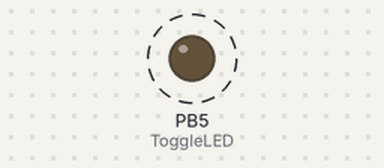
A program run on a simulated ATmega32, built with avr-gcc and emulated at 8 MHz. On the bench: output pins drawn as LEDs (lit = HIGH). Dashed ring = blinking.

Above: at 0.5 s.
Timing chart, 0 to 4.6 s (numbered marks = the images above):
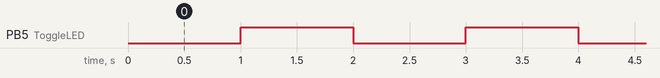

Measured:
- by itself, PB5 (ToggleLED): alternates HIGH for 1.0 s and LOW for 1.0 s

The program:

main.c
```c
#include "../LIB/STD_TYPES.h"
#include "../LIB/BIT_MATH.h"
#include <avr/io.h>
#include <avr/interrupt.h>
#include "util/delay.h"
#include "../MCAL/DIO_Interface.h"
#include "../MCAL/GIE_Interface.h"
#include "../MCAL/Timer0_Interface.h"

// Function to toggle the LED
void ToggleLED(void);

int main(void) {
    // Set LED pin as output
    DIO_voidSetPinDirection(DIO_PORTB, DIO_PIN5, DIO_OUTPUT);

    TIMER2_voidTimer2CTCInit(1);
    TIMER2_voidTimer2CTCSetCallBack(ToggleLED);

    // Enable global interrupts
    GIE_voidEnable();

    while (1) {
    }

    return 0;
}

void ToggleLED(void) {
    DIO_voidTogglePinValue(DIO_PORTB, DIO_PIN5);
}
```

BIT_MATH.h
```c
/* File Guard */
#ifndef BIT_MATH_H
#define BIT_MATH_H

#define SET_BIT(VAR,BITNO)            VAR = VAR | (1<<BITNO)
#define CLR_BIT(VAR,BITNO)            VAR = VAR & (~(1<<BITNO))
#define GET_BIT(VAR,BITNO)            ((VAR>>BITNO)&1)
#define TOG_BIT(VAR,BITNO)            VAR = VAR ^ (1<<BITNO)


#endif
```

STD_TYPES.h
```c
/* File Guard */
#ifndef STD_TYPES_H
#define STD_TYPES_H

typedef signed char            s8;
typedef unsigned char          u8;

typedef signed short int       s16;
typedef unsigned short int     u16;

typedef signed long int        s32;
typedef unsigned long int      u32;

typedef signed long long int   s64;
typedef unsigned long long int u64;

typedef float                  f32;
typedef double                 f64;
typedef long double            f128;

#endif
```

DIO_Interface.h
```c
#ifndef DIO_INTERFACE_H
#define DIO_INTERFACE_H

/*Macros for Direction*/
#define  DIO_OUTPUT   		1
#define  DIO_INPUT    		0

/*Macros for Values*/
#define 	 DIO_HIGH      	1
#define 	 DIO_LOW       	0

/*Macros for Port number*/
#define 	 DIO_PORTA	  	0
#define 	 DIO_PORTB	  	1
#define 	 DIO_PORTC	  	2
#define 	 DIO_PORTD	  	3

/*Macros for Port number*/
#define 	 DIO_PIN0	  0
#define 	 DIO_PIN1	  1
#define 	 DIO_PIN2	  2
#define 	 DIO_PIN3	  3
#define 	 DIO_PIN4	  4
#define 	 DIO_PIN5	  5
#define 	 DIO_PIN6	  6
#define 	 DIO_PIN7	  7


void DIO_voidSetPinDirection(u8 copy_u8port, u8 copy_u8pin, u8 copy_u8Direction);

void DIO_voidSetPinValue(u8 copy_u8port, u8 copy_u8pin, u8 copy_u8Value);

u8 DIO_u8GetPinValue(u8 copy_u8port, u8 copy_u8pin);

void DIO_voidSetPortDirection(u8 copy_u8port, u8 copy_u8Direction);

void DIO_voidSetPortValue(u8 copy_u8port, u8 copy_u8Value);

void DIO_voidTogglePinValue(u8 copy_u8port,u8 copy_u8Pin);


#endif
```

DIO_Program.c
```c
#include"../LIB/BIT_MATH.h"
#include"../LIB/STD_TYPES.h"
#include<avr/io.h>
#include"DIO_Interface.h"


void DIO_voidSetPinDirection(u8 copy_u8port, u8 copy_u8pin, u8 copy_u8Direction)
{
	if(copy_u8Direction == 1)
	{
		switch(copy_u8port)
		{
			case 0 : SET_BIT(DDRA,copy_u8pin); break;
			case 1 : SET_BIT(DDRB,copy_u8pin); break;
			case 2 : SET_BIT(DDRC,copy_u8pin); break;
			case 3 : SET_BIT(DDRD,copy_u8pin); break;
		}

	}
	else if(copy_u8Direction == 0)
	{
		switch(copy_u8port)
		{
			case 0 : CLR_BIT(DDRA,copy_u8pin); break;
			case 1 : CLR_BIT(DDRB,copy_u8pin); break;
			case 2 : CLR_BIT(DDRC,copy_u8pin); break;
			case 3 : CLR_BIT(DDRD,copy_u8pin); break;
		}
	}
}

void DIO_voidSetPinValue(u8 copy_u8port, u8 copy_u8pin, u8 copy_u8Value)
{
	if(copy_u8Value == 1)
	{
		switch(copy_u8port)
		{
			case 0 : SET_BIT(PORTA,copy_u8pin); break;
			case 1 : SET_BIT(PORTB,copy_u8pin); break;
			case 2 : SET_BIT(PORTC,copy_u8pin); break;
			case 3 : SET_BIT(PORTD,copy_u8pin); break;
		}

	}
	else if(copy_u8Value == 0)
	{
		switch(copy_u8port)
		{
			case 0 : CLR_BIT(PORTA,copy_u8pin); break;
			case 1 : CLR_BIT(PORTB,copy_u8pin); break;
			case 2 : CLR_BIT(PORTC,copy_u8pin); break;
			case 3 : CLR_BIT(PORTD,copy_u8pin); break;
		}
	}


}

u8 DIO_u8GetPinValue(u8 copy_u8port, u8 copy_u8pin)
{
	switch(copy_u8port)
	{
		case 0 : return GET_BIT(PINA,copy_u8pin); break;
		case 1 : return GET_BIT(PINB,copy_u8pin); break;
		case 2 : return GET_BIT(PINC,copy_u8pin); break;
		case 3 : return GET_BIT(PIND,copy_u8pin); break;
	}

}

void DIO_voidSetPortDirection(u8 copy_u8port, u8 copy_u8Direction)
{
	switch(copy_u8port)
	{
		case 0 : DDRA = copy_u8Direction; break;
		case 1 : DDRB = copy_u8Direction; break;
		case 2 : DDRC = copy_u8Direction; break;
		case 3 : DDRD = copy_u8Direction; break;
	}

}

void DIO_voidSetPortValue(u8 copy_u8port, u8 copy_u8Value)
{
	switch(copy_u8port)
	{
		case 0 : PORTA = copy_u8Value; break;
		case 1 : PORTB = copy_u8Value; break;
		case 2 : PORTC = copy_u8Value; break;
		case 3 : PORTD = copy_u8Value; break;
	}
}

void DIO_voidTogglePinValue(u8 copy_u8port,u8 copy_u8Pin)
{

	switch(copy_u8port)
	{
		case 0 :  TOG_BIT(PORTA,copy_u8Pin); break;
		case 1 :  TOG_BIT(PORTB,copy_u8Pin); break;
		case 2 :  TOG_BIT(PORTC,copy_u8Pin); break;
		case 3 :  TOG_BIT(PORTD,copy_u8Pin); break;
	}
}
```

GIE_Interface.h
```c
#ifndef GIE_INTERFACE_H
#define GIE_INTERFACE_H


void GIE_voidEnable(void);

void GIE_voidDisable(void);
#endif
```

GIE_Program.c
```c
#include "../LIB/STD_TYPES.h"
#include "../LIB/BIT_MATH.h"
#include <avr/io.h>
#include "DIO_Interface.h"

void GIE_voidEnable(void)
{
	SET_BIT(SREG, DIO_PIN7);
}

void GIE_voidDisable(void)
{
	CLR_BIT(SREG, DIO_PIN7);
}
```

Timer0_Interface.h
```c
#ifndef		TIMER0_H_
#define 	TIMER0_H_


void TIMER0_voidTimer0OVFInit(f32 COPY_f32TimeInSec);
void TIMER0_voidTimer0CTCInit(f32 COPY_f32TimeInSec);

void TIMER0_voidTimer0OVFSetCallBack (void (*Copy_PFvoidTimer0OVF) (void));
void TIMER0_voidTimer0CTCSetCallBack (void (*Copy_PFvoidTimer0CTC) (void));

void TIMER2_voidTimer2OVFInit(f32 COPY_f32TimeInSec);
void TIMER2_voidTimer2CTCInit(f32 COPY_f32TimeInSec);

void TIMER2_voidTimer2OVFSetCallBack (void (*Copy_PFvoidTimer2OVF) (void));
void TIMER2_voidTimer2CTCSetCallBack (void (*Copy_PFvoidTimer2CTC) (void));

#endif
```

Timer0_Program.c
```c
#include"../LIB/BIT_MATH.h"
#include"../LIB/STD_TYPES.h"
#include <avr/io.h>
#include <avr/interrupt.h>
#include <math.h>
#include "DIO_Interface.h"
#include "Timer0_Interface.h"

static void (*TIMER_PFTimer0OVF) (void) ;
static void (*TIMER_PFTimer0CTC) (void) ;
static void (*TIMER_PFTimer2OVF) (void) ;
static void (*TIMER_PFTimer2CTC) (void) ;
u16 COPY_u16LapsT0;
u8 COPY_u8IntialTicksT0;
u16 COPY_u16LapsT2;
u8 COPY_u8IntialTicksT2;
void TIMER0_voidTimer0OVFInit(f32 COPY_f32TimeInSec)
{
	/* Choose Normal mode */
	CLR_BIT(TCCR0 , WGM00);
	CLR_BIT(TCCR0 , WGM01);

	/* Enable Timer/Counter0 Overflow */
	SET_BIT(TIMSK , TOIE0);

	/* Determine no. of LAPS */
	f32 COPY_u16LapsT0WithDec = COPY_f32TimeInSec * 1000000 / 256;
	COPY_u16LapsT0 = ceil(COPY_u16LapsT0WithDec);

	/* Initial Preload value with Desired Time */
	u16 COPY_u16INTPART = (int)COPY_u16LapsT0WithDec;

	COPY_u8IntialTicksT0 = (256 - (u8)(COPY_u16LapsT0WithDec - COPY_u16INTPART) * 256);
	TCNT0 = COPY_u8IntialTicksT0;

	/* Select clock " CLK \ 8" ==> Prescaler */
	CLR_BIT(TCCR0 , CS00);
	SET_BIT(TCCR0 , CS01);
	CLR_BIT(TCCR0 , CS02);

}

void TIMER0_voidTimer0CTCInit(f32 COPY_f32TimeInSec)
{
	/* Choose CTC mode */
	CLR_BIT(TCCR0 , WGM00);
	SET_BIT(TCCR0 , WGM01);

	/* Enable Timer/Counter0 CTC AND OVF */
	SET_BIT(TIMSK , OCIE0);

	/* Determine no. of LAPS */
	COPY_u16LapsT0 = COPY_f32TimeInSec * 10000;

	/* Initial Preload value with Desired Time */
	OCR0 = 99;

	/*Select clock " CLK \ 8" ==> Prescaler */
	CLR_BIT(TCCR0 , CS00);
	SET_BIT(TCCR0 , CS01);
	CLR_BIT(TCCR0 , CS02);

}

void TIMER0_voidTimer0OVFSetCallBack (void (*Copy_PFvoidTimer0OVF)(void))
{
	TIMER_PFTimer0OVF = Copy_PFvoidTimer0OVF ;
}

void TIMER0_voidTimer0CTCSetCallBack (void (*Copy_PFvoidTimer0CTC) (void))
{
	TIMER_PFTimer0CTC = Copy_PFvoidTimer0CTC ;
}

ISR (TIMER0_OVF_vect)
{
	static u16 Local_u8OVFCounter = 0 ;
	Local_u8OVFCounter ++ ;
	if (Local_u8OVFCounter == COPY_u16LapsT0)
	{
		/* Clear Local_u8OVFCounter */
		Local_u8OVFCounter = 0 ;
		/* Initial Preload value */
		TCNT0 = COPY_u8IntialTicksT0 ;
		/*Action*/
		TIMER_PFTimer0OVF() ;
	}
}

ISR(TIMER0_COMP_vect)
{
	static u16 Local_u8OVCTCCounter = 0 ;
	Local_u8OVCTCCounter ++ ;
	if (Local_u8OVCTCCounter == COPY_u16LapsT0)
	{
		/*Action*/
		TIMER_PFTimer0CTC() ;

		/* Clear Local_u8OVFCounter */
		Local_u8OVCTCCounter = 0 ;
	}
}

/*******************************************************/
void TIMER2_voidTimer2OVFInit(f32 COPY_f32TimeInSec)
{
	/* Choose Normal mode */
	CLR_BIT(TCCR2 , WGM20);
	CLR_BIT(TCCR2 , WGM21);

	/* Enable Timer/Counter2 Overflow */
	SET_BIT(TIMSK , TOIE2);

	/* Determine no. of LAPS */
	f32 COPY_u16LapsT2WithDec = COPY_f32TimeInSec * 1000000 / 256;
	COPY_u16LapsT2 = ceil(COPY_u16LapsT2WithDec);

	/* Initial Preload value with Desired Time */
	u16 COPY_u16INTPART = (int)COPY_u16LapsT2WithDec;

	COPY_u8IntialTicksT2 = (256 - (u8)(COPY_u16LapsT2WithDec - COPY_u16INTPART) * 256);
	TCNT2 = COPY_u8IntialTicksT2;

	/* Select clock " CLK \ 8" ==> Prescaler */
	CLR_BIT(TCCR2 , CS20);
	SET_BIT(TCCR2 , CS21);
	CLR_BIT(TCCR2 , CS22);

}

void TIMER2_voidTimer2CTCInit(f32 COPY_f32TimeInSec)
{
	/* Choose CTC mode */
	CLR_BIT(TCCR2 , WGM20);
	SET_BIT(TCCR2 , WGM21);

	/* Enable Timer/Counter2 CTC AND OVF */
	SET_BIT(TIMSK , OCIE2);

	/* Determine no. of LAPS */
	COPY_u16LapsT2 = COPY_f32TimeInSec * 10000;

	/* Initial Preload value with Desired Time */
	OCR2 = 99;

	/*Select clock " CLK \ 8" ==> Prescaler */
	CLR_BIT(TCCR2 , CS20);
	SET_BIT(TCCR2 , CS21);
	CLR_BIT(TCCR2 , CS22);

}

void TIMER2_voidTimer2OVFSetCallBack (void (*Copy_PFvoidTimer2OVF)(void))
{
	TIMER_PFTimer2OVF = Copy_PFvoidTimer2OVF ;
}

void TIMER2_voidTimer2CTCSetCallBack (void (*Copy_PFvoidTimer2CTC) (void))
{
	TIMER_PFTimer2CTC = Copy_PFvoidTimer2CTC ;
}

ISR (TIMER2_OVF_vect)
{
	static u16 Local_u8OVFCounter = 0 ;
	Local_u8OVFCounter ++ ;
	if (Local_u8OVFCounter == COPY_u16LapsT2)
	{
		/* Clear Local_u8OVFCounter */
		Local_u8OVFCounter = 0 ;
		/* Initial Preload value */
		TCNT2 = COPY_u8IntialTicksT2 ;
		/*Action*/
		TIMER_PFTimer2OVF() ;
	}
}

ISR(TIMER2_COMP_vect)
{
	static u16 Local_u8OVCTCCounter = 0 ;
	Local_u8OVCTCCounter ++ ;
	if (Local_u8OVCTCCounter == COPY_u16LapsT2)
	{
		/*Action*/
		TIMER_PFTimer2CTC() ;

		/* Clear Local_u8OVFCounter */
		Local_u8OVCTCCounter = 0 ;
	}
}

/*******************************************************/
```
